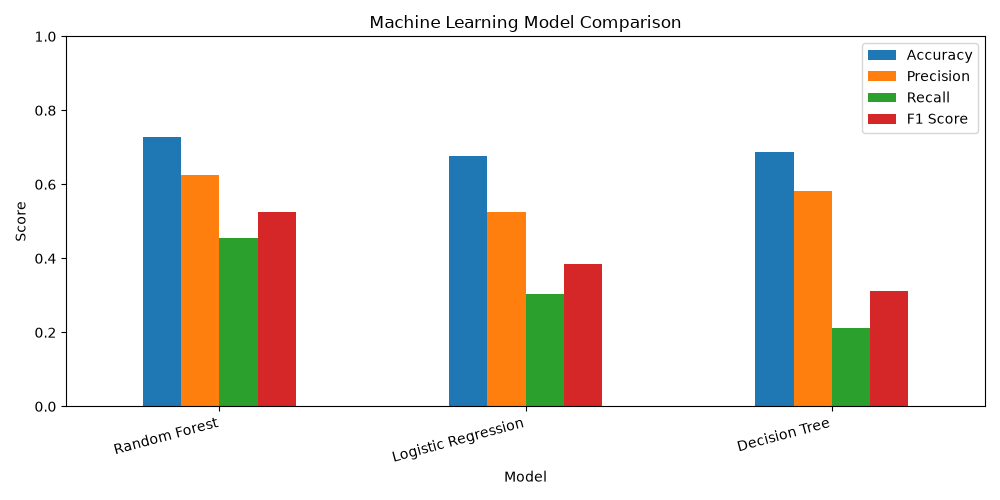

Reproduce this figure in Python.

import pandas as pd
import matplotlib.pyplot as plt
import seaborn as sns

from sklearn.model_selection import train_test_split
from sklearn.compose import ColumnTransformer
from sklearn.preprocessing import OneHotEncoder, StandardScaler
from sklearn.pipeline import Pipeline
from sklearn.impute import SimpleImputer
from sklearn.metrics import (
    accuracy_score, precision_score, recall_score,
    f1_score, classification_report, ConfusionMatrixDisplay
)
from sklearn.linear_model import LogisticRegression
from sklearn.tree import DecisionTreeClassifier
from sklearn.ensemble import RandomForestClassifier

# 1. Load real data
df = pd.read_csv("student-mat.csv", sep=";")

print("Dataset shape:", df.shape)
print("\nFirst five records:")
print(df.head())

print("\nMissing values:")
print(df.isnull().sum().sum())

# 2. Prepare the target
# G3 below 10 = at risk; G3 of 10 or more = not at risk
df["At_Risk"] = (df["G3"] < 10).astype(int)

# Exclude G1, G2 and G3 to avoid using grades
# that could reveal the final outcome.
X = df.drop(columns=["G1", "G2", "G3", "At_Risk"])
y = df["At_Risk"]

# 3. Explore the data
print("\nStudent risk distribution:")
print(y.map({0: "Not at risk", 1: "At risk"}).value_counts())

sns.countplot(x=y)
plt.title("Student Academic Risk Distribution")
plt.xlabel("At Risk (1 = Yes, 0 = No)")
plt.ylabel("Number of Students")
plt.tight_layout()
plt.savefig("risk_distribution.png")
plt.show()

# 4. Split data before preprocessing
X_train, X_test, y_train, y_test = train_test_split(
    X, y,
    test_size=0.25,
    random_state=42,
    stratify=y
)

# 5. Identify numerical and categorical columns
numeric_cols = X.select_dtypes(
    include=["number"]
).columns.tolist()

categorical_cols = X.select_dtypes(
    exclude=["number"]
).columns.tolist()

numeric_pipeline = Pipeline([
    ("imputer", SimpleImputer(strategy="median")),
    ("scaler", StandardScaler())
])

categorical_pipeline = Pipeline([
    ("imputer", SimpleImputer(strategy="most_frequent")),
    ("encoder", OneHotEncoder(handle_unknown="ignore"))
])

preprocessor = ColumnTransformer([
    ("numeric", numeric_pipeline, numeric_cols),
    ("categorical", categorical_pipeline, categorical_cols)
])

# 6. Compare three classification models
models = {
    "Logistic Regression": LogisticRegression(max_iter=2000),
    "Decision Tree": DecisionTreeClassifier(
        max_depth=5, random_state=42
    ),
    "Random Forest": RandomForestClassifier(
        n_estimators=200,
        class_weight="balanced",
        random_state=42
    )
}

results = []
trained_models = {}

for name, classifier in models.items():
    pipeline = Pipeline([
        ("preprocessor", preprocessor),
        ("model", classifier)
    ])

    pipeline.fit(X_train, y_train)
    predictions = pipeline.predict(X_test)

    results.append({
        "Model": name,
        "Accuracy": accuracy_score(y_test, predictions),
        "Precision": precision_score(
            y_test, predictions, zero_division=0
        ),
        "Recall": recall_score(
            y_test, predictions, zero_division=0
        ),
        "F1 Score": f1_score(
            y_test, predictions, zero_division=0
        )
    })

    trained_models[name] = pipeline

# 7. Display comparison
results_df = pd.DataFrame(results)
results_df = results_df.sort_values(
    by="F1 Score", ascending=False
)

print("\nMODEL COMPARISON")
print(results_df.round(3).to_string(index=False))

results_df.to_csv("model_comparison_results.csv", index=False)

# 8. Plot model performance
plot_df = results_df.set_index("Model")[
    ["Accuracy", "Precision", "Recall", "F1 Score"]
]

plot_df.plot(kind="bar", figsize=(10, 5))
plt.title("Machine Learning Model Comparison")
plt.ylabel("Score")
plt.ylim(0, 1)
plt.xticks(rotation=15, ha="right")
plt.tight_layout()
plt.savefig("model_comparison.png")
plt.show()

# 9. Evaluate the best model by F1 score
best_name = results_df.iloc[0]["Model"]
best_model = trained_models[best_name]
best_predictions = best_model.predict(X_test)

print("\nBest model by test F1 score:", best_name)
print("\nClassification report:")
print(classification_report(
    y_test,
    best_predictions,
    labels=[0, 1],
    target_names=["Not at risk", "At risk"],
    zero_division=0
))

ConfusionMatrixDisplay.from_predictions(
    y_test,
    best_predictions,
    labels=[0, 1],
    display_labels=["Not at risk", "At risk"]
)
plt.title(f"Confusion Matrix - {best_name}")
plt.tight_layout()
plt.savefig("confusion_matrix.png")
plt.show()

print("\nGenerated files:")
print("- risk_distribution.png")
print("- model_comparison.png")
print("- confusion_matrix.png")
print("- model_comparison_results.csv")
